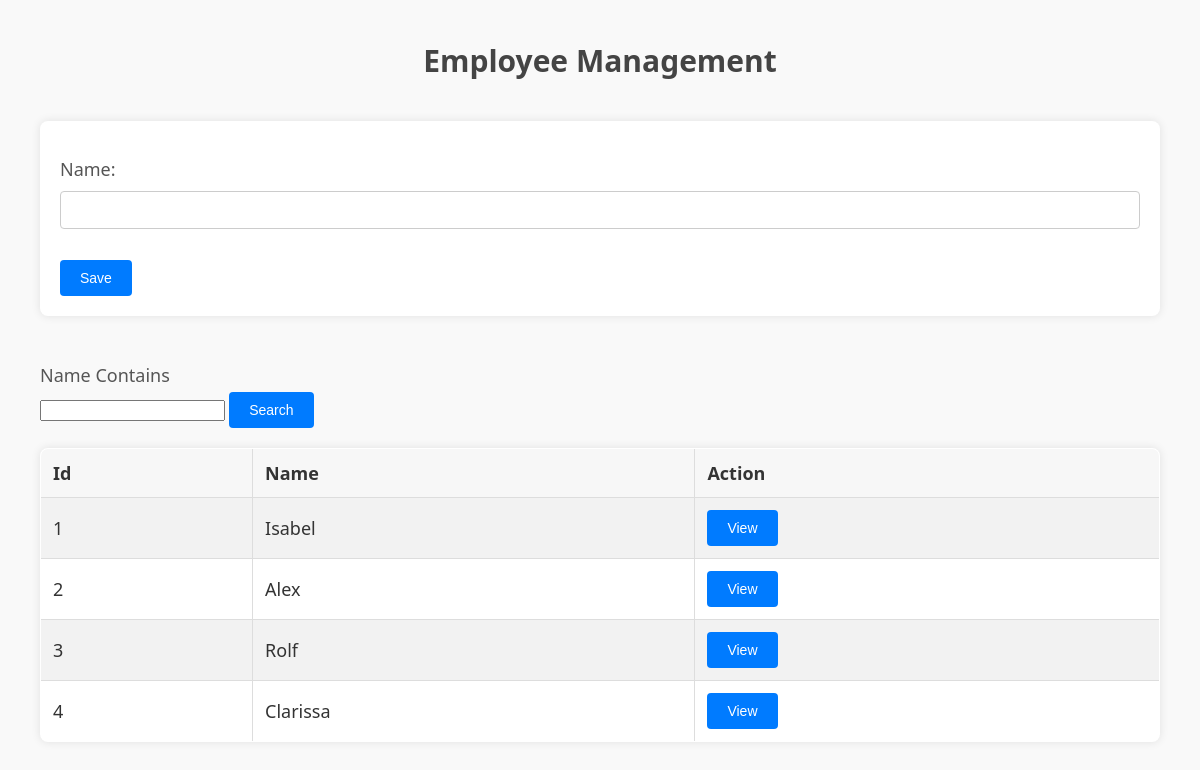
The page /app/Employee/ on the database as committed earlier.
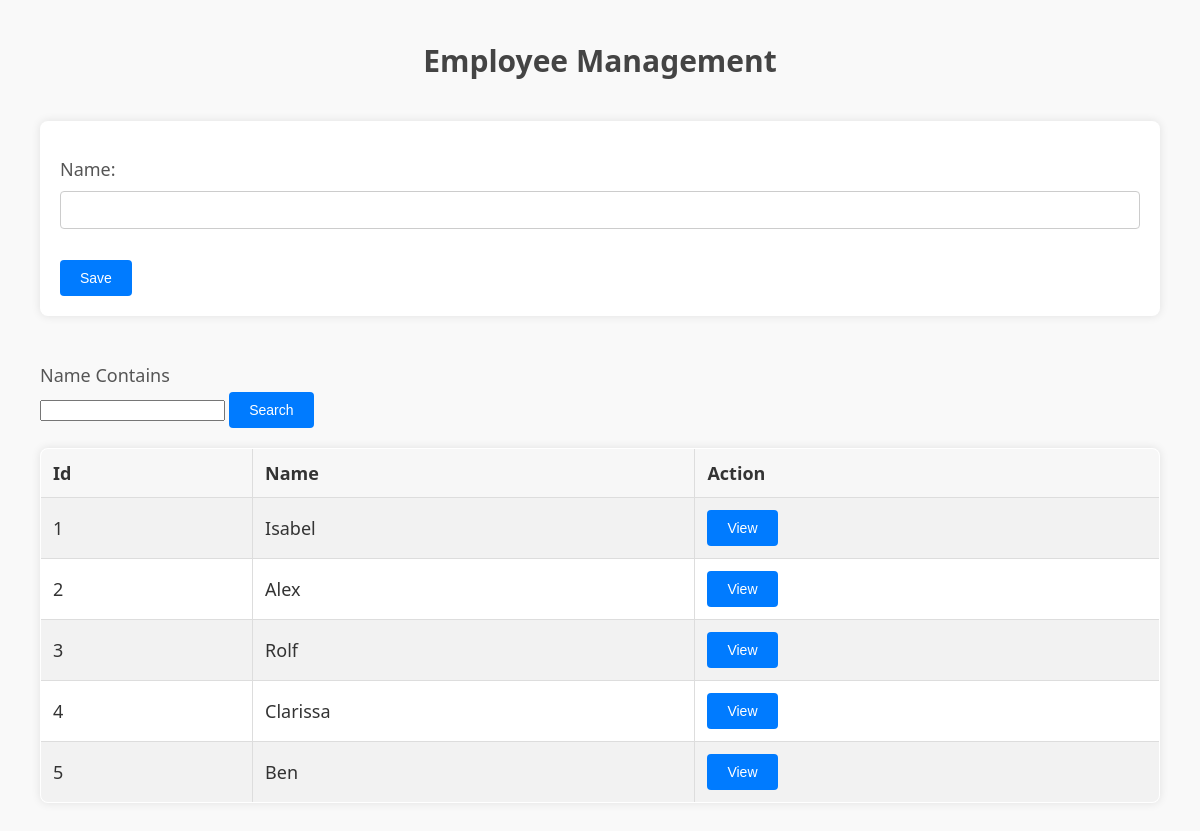
The same page on the database as committed later.
### app/models.py (models this page shows, shortened)
class Employee (models.Model):
    name = models.CharField(max_length = 20)

### app/views.py (the view)
# urls.py: path('Employee/', views.Employeeview),
def Employeeview(request):
    Employees = Employee.objects.all()
    if request.method == 'POST':
        form = EmployeeForm(request.POST)
        if form.is_valid():
            form.save()
    else:
        form = EmployeeForm()
    context = {'form':form, 'Employs':Employees}
    return render(request, 'Employee.html', context)

### app/forms.py
class  EmployeeForm (forms.ModelForm) :
    class Meta:
        model = Employee
        fields = '__all__'

### app/templates/Employee.html (shortened to what this page needs)
<html>
<head>
<h1>Employee Management</h1>
</head>
<body>
<form method="POST">
    {{form.as_p}}
    <input type="submit" value="Save">
</form>
<br>
<label>Name Contains</label>
<input/>
<button>Search</button>
<table border="1">
<tr>
<th>Id</th>
<th>Name</th>
<th>Action</th>
</tr>
{% for Employee in Employs %}
<tr>
    <td>{{Employee.id}}</td>
    <td>{{Employee.name}}</td>
    <td><button>View</button></td>
</tr>
{% endfor %}
</table>
</body>
</html>

Rows that differ between the two databases and show on the page:
added Employee: id "5", name "Ben"
